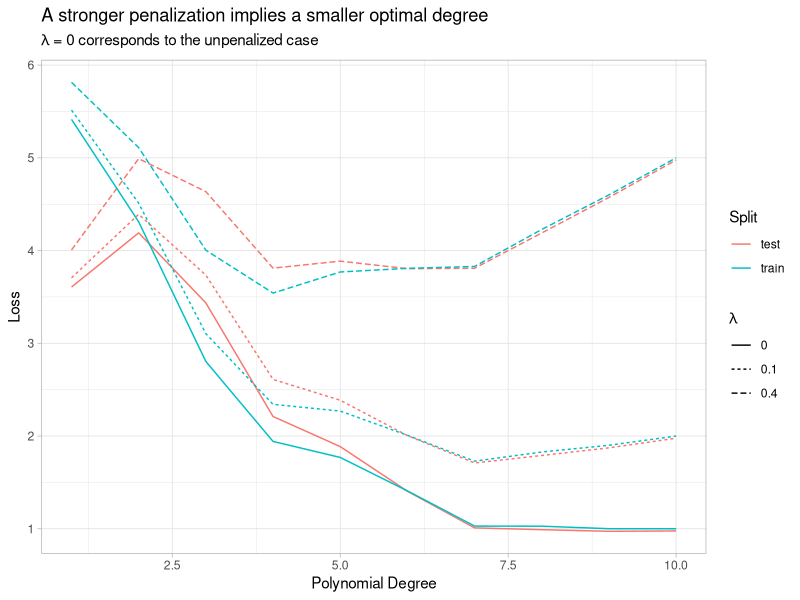
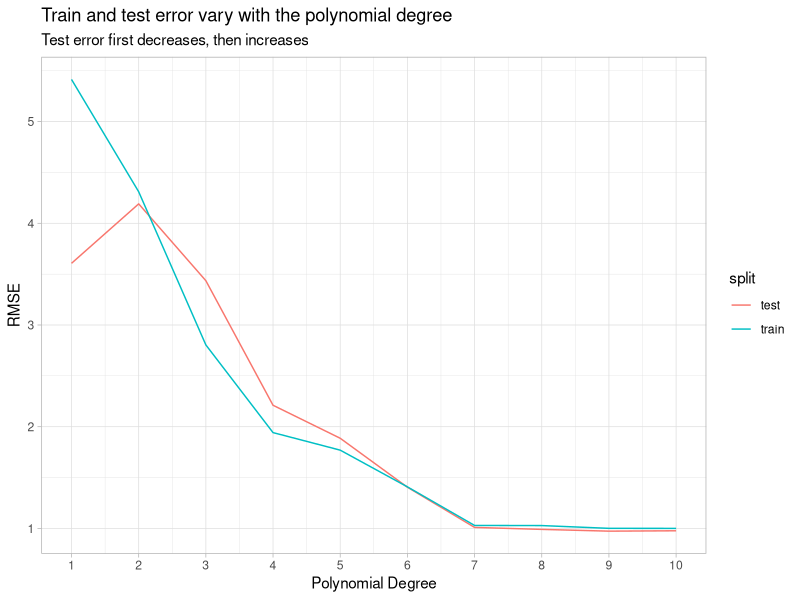
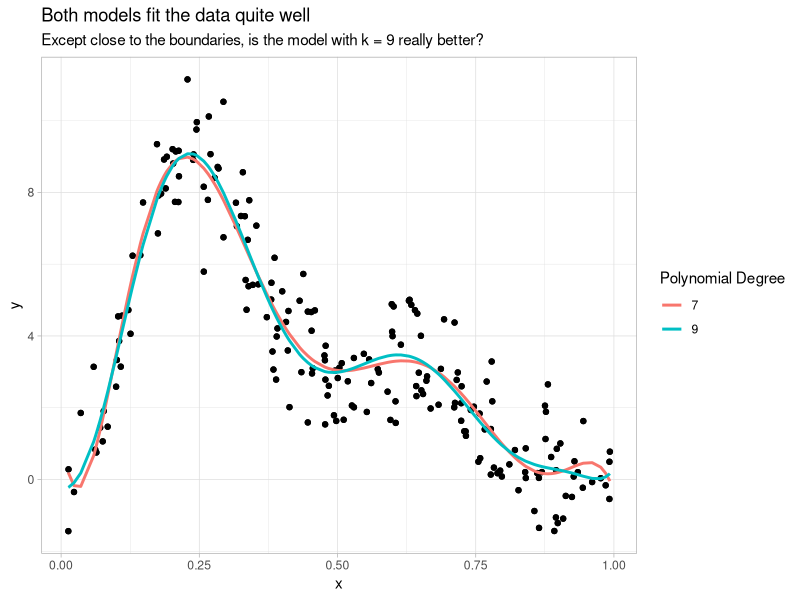
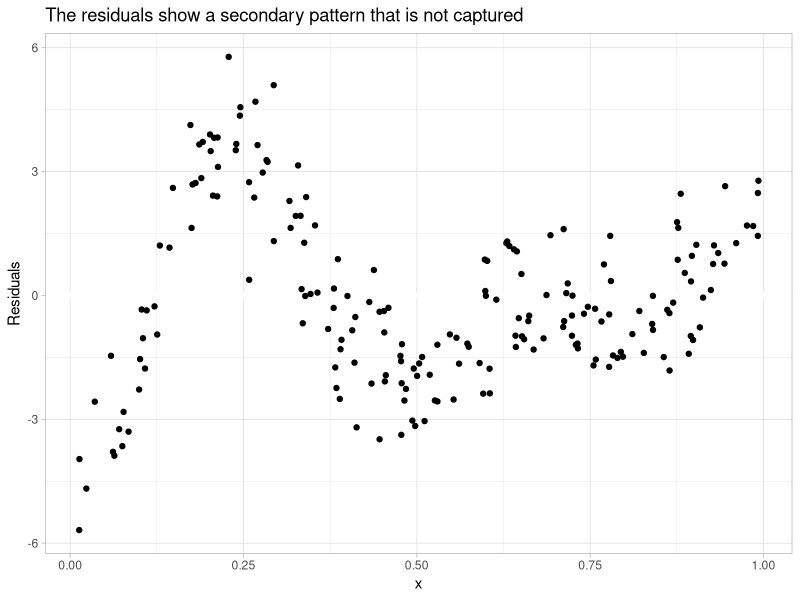
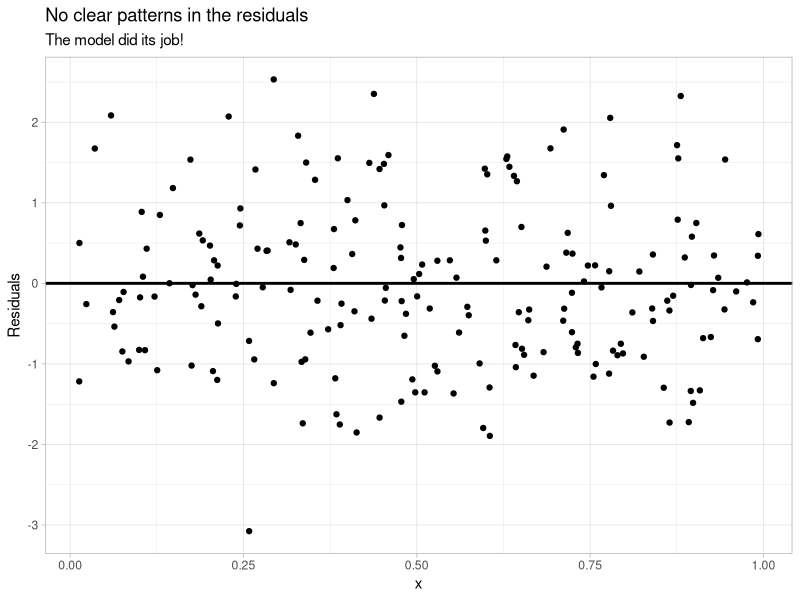
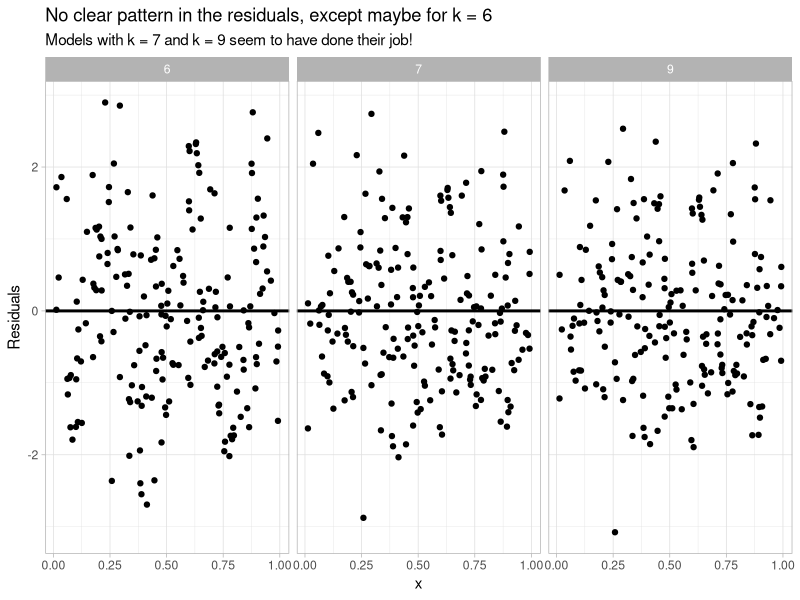

Here is the R script that generated these plots, in order:
# HW8: Fit different polynomial models
#
# 1. Load the `readr` and `dplyr` package.
#    Read in the file at `"data/polyfit.tsv"` and add an `id` column that
#    contains each row's number and assign the resulting tibble to variable
#    `data_with_id`.
#    To do so, you can do the following:
#    - read in the file at `"data/polyfit.tsv"` using `read_tsv`,
#    - call `mutate()` to create the `id` column using the `row_numbers()`
#      function.
#    `data_with_id` should print to:
#    # A tibble: 200 x 3
#    x      y    id
#    <dbl>  <dbl> <int>
#    1 0.897  0.855     1
#    2 0.266  7.79      2
#    3 0.372  4.52      3
#    4 0.573  3.08      4
#    5 0.908 -1.09      5
#    6 0.202  9.20      6
#    7 0.898 -1.21      7
#    8 0.945  1.63      8
#    9 0.661  2.75      9
#    10 0.629  4.98     10
#    # . with 190 more rows
## Do not modify this line!
library(tidyverse)
data_with_id<-read_tsv("data/polyfit.tsv")%>%mutate(id=row_number())
# 2. We will now separate the data into two datasets: the train dataset and the
#    validation dataset. The train dataset will be used to fit linear models
#    to our data and the validation dataset will be used to compute the root
#    mean square error (RMSE) and assess the model's ability to generalize to
#    unseen data (unseen in the sense that the data points in the validation
#    dataset were not used to compute the optimal coefficients of the fitted
#    model).
#    To create these datasets, do the following:
#    - first, set the random seed to `0` using `set.seed()` to reproduce
#      identical deterministic results in the following, and save the seed to
#      a vector `seed` using `seed <- .Random.seed`,
#    - then, compute the `train_data` tibble by (randomly!) sampling 80 % of
#      the data in `data_with_id` and add a `split` column containing the
#      string value `"train"` for all rows. To do so, you can:
#          - use `sample_frac()` to shuffle the data and keep only 80 % of the
#          rows,
#          - then use `mutate()` to create the constant `split` column with
#          value `"train"` for all rows
#    - then, compute the `test_data` tibble, containing all the remaining data
#      (20 % of the original rows) and a `split` column with constant value
#      `"test"`. The `id` column computed in question 3. now comes in handy.
#      You can do the following:
#          - start with `data_with_id`,
#          - use `anti_join` on the `train_data` tibble by the `id` key to keep
#            only rows that have `id`s not in `train_data`'s `id`s,
#          - then use `mutate()` to create the constant `split` column with
#            value `"test"` for all rows
#    - finally, concatenate `train_data` and `test_data` row-wise, in this
#      order, and assign the resulting tibble to `all_data`. (you can use
#      `bind_rows()` to do so.)
#    `train_data` should print to:
#    # A tibble: 160 x 4
#    x     y    id split
#    <dbl> <dbl> <int> <chr>
#    1 0.605 1.58    180 train
#    2 0.861 0.180    53 train
#    3 0.347 5.42     74 train
#    4 0.732 1.34    113 train
#    5 0.741 1.94    179 train
#    6 0.724 1.64     40 train
#    7 0.391 4.21    175 train
#    8 0.191 8.99    183 train
#    9 0.454 2.96    127 train
#    10 0.640 4.72    121 train
#    # . with 150 more rows
#    `test_data` should print to:
#    # A tibble: 40 x 4
#    x      y    id split
#    <dbl>  <dbl> <int> <chr>
#    1 0.897  0.855     1 test
#    2 0.908 -1.09      5 test
#    3 0.992  0.495    19 test
#    4 0.380  5.01     20 test
#    5 0.935  0.205    22 test
#    6 0.267 10.1      26 test
#    7 0.382  3.57     29 test
#    8 0.870  0.207    30 test
#    9 0.477  3.32     49 test
#    10 0.732  1.22     50 test
#    # . with 30 more rows
#    `all_data` should print to:
#    # A tibble: 200 x 4
#    x     y    id split
#    <dbl> <dbl> <int> <chr>
#    1 0.605 1.58    180 train
#    2 0.861 0.180    53 train
#    3 0.347 5.42     74 train
#    4 0.732 1.34    113 train
#    5 0.741 1.94    179 train
#    6 0.724 1.64     40 train
#    7 0.391 4.21    175 train
#    8 0.191 8.99    183 train
#    9 0.454 2.96    127 train
#    10 0.640 4.72    121 train
#    # . with 190 more rows
## Do not modify this line!
set.seed(0)
seed<-.Random.seed
train_data<-
  data_with_id%>%
  sample_frac(0.8)%>%
  mutate(split="train")
test_data<-
  data_with_id%>%
  anti_join(train_data,by="id")%>%
  mutate(split="test")
all_data<-
  bind_rows(train_data,test_data)
# 3. Load the `modelr` package.
#    Fit a quadratic model to the `train_data` and assign the result to
#    `model_quad`.
#    You should use `lm()` and the `poly()` function, setting its `degree` to
#    `2`.
#    Add the residuals of `model_quad` to `all_data` using `add_residuals()`
#    and assign the resulting tibble to `data_with_quad_resid`.
#    `data_with_quad_resid` should print to:
#     # A tibble: 200 x 5
#     x     y    id split  resid
#     <dbl> <dbl> <int> <chr>  <dbl>
#     1 0.605 1.58    180 train -2.03
#     2 0.861 0.180    53 train -0.255
#     3 0.347 5.42     74 train  0.338
#     4 0.732 1.34    113 train -0.910
#     5 0.741 1.94    179 train -0.197
#     6 0.724 1.64     40 train -0.713
#     7 0.391 4.21    175 train -0.743
#     8 0.191 8.99    183 train  3.85
#     9 0.454 2.96    127 train -1.73
#     10 0.640 4.72    121 train  1.44
#     # . with 190 more rows
## Do not modify this line!
library(modelr)
model_quad<-lm(y~poly(x,2,     raw=TRUE),                  data=train_data)
#???????????????poly(x,2)????????????y???x^0,x^1,x^2?????????
#raw=TRUE??????????????????????????????
data_with_quad_resid<-
  all_data%>%
  add_residuals(model_quad)
# 4. Load the `ggplot2` package.
#    Use `theme_set()` to set the theme to `theme_light()`.
#     It will automatically apply `theme_light()` to every plot you draw.
#    Generate a residual scatter plot (the x-axis should be `x` and the y-axis
#    should be `resid`) with a horizontal line of equation `resid = 0` and
#    assign it to `quad_resid_plot`.
#    To do so, you should do the following:
#    - call `ggplot()` on `data_with_quad_resid` using the `x` and `resid`
#      columns
#    - add a horizontal line at 0 (using `geom_ref_line()` for example),
#    - add a call to `geom_point()` to add the residuals
#    - use `labs()` to set the following labels:
#      - `y = "Residuals"`,
#      - `title = "The residuals show a secondary pattern that is not captured"`
#    - assign the result to `quad_resid_plot`
#    You should notice that the residuals are visibly not independent of
#    another, and that there is a clear pattern in their distribution according
#    to `x` that is far from uniform noise around 0.
#    We will find a better model to fit the data to capture this pattern in the
#    following.
## Do not modify this line!
library(ggplot2)
theme_set(theme_light())

quad_resid_plot<-
  ggplot(data_with_quad_resid,aes(x,resid))+
  geom_ref_line(h=0)+
  geom_point()+
  labs(y = "Residuals",
       title = "The residuals show a secondary pattern that is not captured")
# 5. Load the `purrr` and `tidyr` package.
#    Create a `my_model()` function that takes in an argument `k` and returns a
#    fitted linear model on top of polynomials of `x` up to degree `k` with
#    respect to `y`, on the `train_data`.
#    You can use `lm()` and `poly(x, k, raw = TRUE)`
#    Then generate a tibble containing the entire original data, as well as
#    predictions and residuals for `k`-degree polynomial models for `k`
#    between 1 and 10 (both included).
#    To do so, you can:
#    - create a tibble with a column `k = 1:10`,
#    - add a `model` column containing the `k` order model (computed using
#      `map()` and `my_model()`) using `mutate()`,
#    - add a `data` column that contains the data, predictions and residuals
#      for the model of the same row, computed using `map()`,
#      `add_predictions()` and `add_residuals()` - using `mutate()` again,
#    - unnest the `data` column using `unnest()`
#    - keep all columns except for `model` using `select()`
#    `model_pred_resid` should print to:
#     # A tibble: 2,000 x 7
#            k     x     y    id split  pred    resid
#        <int> <dbl> <dbl> <int> <chr> <dbl>    <dbl>
#      1     1 0.605 1.58    180 train  2.84 -1.26
#      2     1 0.861 0.180    53 train  1.19 -1.01
#      3     1 0.347 5.42     74 train  4.50  0.920
#      4     1 0.732 1.34    113 train  2.02 -0.680
#      5     1 0.741 1.94    179 train  1.96 -0.0235
#      6     1 0.724 1.64     40 train  2.07 -0.436
#      7     1 0.391 4.21    175 train  4.22 -0.00553
#      8     1 0.191 8.99    183 train  5.50  3.49
#      9     1 0.454 2.96    127 train  3.81 -0.857
#     10     1 0.640 4.72    121 train  2.61  2.10
#     # . with 1,990 more rows
## Do not modify this line!
library(purrr)
my_model<-function(k){lm(y~poly(x,k,raw=TRUE),data=train_data)}
model_pred_resid<-
  tibble(k=1:10)%>%
  mutate(model=map(k,my_model))%>%
  mutate(data=map(model,~all_data%>%add_predictions(.x)%>%add_residuals(.x)))%>%
  unnest(data)%>%
  select(-model)


# 6. Create a function `mse` that computes the Mean Squared Error between two
#    vectors `y` and `pred`.
#    Create a tibble `model_mse` that contains the MSE for each of the
#    polynomial models, on each split (`train` and `test`).
#    To do so, you can:
#    - group `model_pred_resid` by `split` and `k` using `group_by()`,
#    - compute the MSE on each group using `mse()` and `summarize()`
#    `model_mse` should print to:
#     # A tibble: 20 x 3
#     # Groups:   split [2]
#        split     k   mse
#        <chr> <int> <dbl>
#      1 test      1 5.42
#      2 test      2 4.73
#      3 test      3 2.81
#      4 test      4 1.90
#      5 test      5 1.82
#      6 test      6 1.36
#      7 test      7 1.02
#      8 test      8 1.04
#      9 test      9 0.992
#     10 test     10 0.994
#     11 train     1 4.97
#     12 train     2 4.17
#     13 train     3 2.95
#     14 train     4 2.01
#     15 train     5 1.78
#     16 train     6 1.42
#     17 train     7 1.02
#     18 train     8 1.01
#     19 train     9 0.987
#     20 train    10 0.987
## Do not modify this line!

mse<-function(y,pred){
  mean((y-pred) ^ 2)
}
model_mse<-
  model_pred_resid%>%
  group_by(split,k)%>%
  summarise(mse=mse(y,pred))
# 7. Create a plot showing how the train and test error vary with the
#    polynomial degree of the fitted model and assign it to variable
#    `plot_mse`.
#    To do so, you can do the following - in the same order:
#    - call `ggplot()` on `model_mse` with aesthetic containing `k` for
#      x-values, `mse` for y-values and color by `split`
#    - add a line plot  using `geom_line()`,
#    - enforce the x-axis to show ticks at integer values from 1 to 10
#      using `scale_x_continuous()` and setting its `breaks` argument to
#     `1:10`,
#    - use `labs()` to add the following labels:
#      - `x = "Polynomial Degree"`,
#      - `y = "RMSE"`,
#      - `title = "Train and test error vary with the polynomial degree"`,
#      - `subtitle = "Test error first decreases, then increases"`
## Do not modify this line!
plot_mse<-
  ggplot(model_mse,aes(k,mse,color=split))+
  geom_line()+
  scale_x_continuous(breaks=1:10)+
  labs(x = "Polynomial Degree",
       y = "RMSE",
       title = "Train and test error vary with the polynomial degree",
       subtitle = "Test error first decreases, then increases")+
  theme_light()


# 8. Find the degree with the smallest validation error and assign it to
#    variable `best_deg`.
#    To do so you can modify `model_mse` and do the following:
#    - filter only the rows containing validation errors and in which the
#      error is equal to the minimum error using `filter()` on the `split`
#      column to keep the errors on the validation set,
#    - filter on `mse` column, with `min()` used in the filtering condition
#      on `mse`,
#    - then, keep only the value of `k` using `pull()`
## Do not modify this line!

best_deg<-
  model_mse%>%
  filter(split=="test",mse==min(mse))%>%
  pull(k)


# 9. Generate a `residual_plot` figure by plotting the residuals of the best
#    polynomial model in terms of lowest test error with a horizontal reference
#    line at 0.
#    To do so you can:
#    - filter on `k` to keep only residuals for `k == best_deg` using
#      `filter()` on `model_pred_resid`,
#    - call `ggplot()` with `x` on the x-axis and `resid` on the y-axis,
#    - add points using `geom_point()`,
#    - add a horizontal line at 0 using `geom_hline()` (make its size be 1),
#    - use `labs()` to add the following labels:
#      - `y = "Residuals"`,
#      - `title = "No clear pattern in the residuals"`,
#      - `subtitle = "The model did its job!"`
## Do not modify this line!

residual_plot<-
  model_pred_resid%>%
  filter(k==best_deg)%>%
  ggplot(aes(x,resid))+
  geom_point()+
  geom_hline(yintercept=0,size=1)+
  labs(y = "Residuals",
       title = "No clear patterns in the residuals",
       subtitle = "The model did its job!")



# 10. Generate a scatter plot of all the data with two models - the best degree
#     and `k=7` - overlayed as lines and assign it to variable
#     `prediction_plot`.
#     To do so, you can:
#     - filter on `k` to keep only residuals for the two models using
#       `filter()` on `model_pred_resid`,
#     - transform `k` to a factor column using `mutate()` and `factor()`,
#     - call `ggplot()` with the aesthetic `x = x` and `y = y`,
#     - add the scatter plot with `geom_point()`,
#     - add the prediction line with a new aesthetic with `y = pred` and
#       `color = k`, with lines of `size = 1` using `geom_line()`
#     - use `labs()` to add the following labels:
#      - `color = "Polynomial Degree"`,
#      - `title = "Both models fit the data quite well"`,
#      - `subtitle = "Except close to the boundaries, is the model with k = 9 really better?"`
## Do not modify this line!

prediction_plot<-
  model_pred_resid%>%
  filter(k==7|k==9)%>%
  mutate(k=factor(k))%>%
  ggplot(aes(x,y))+
  geom_point()+
  geom_line(aes(y=pred,color=k),size=1)+
  labs(color = "Polynomial Degree",
       title = "Both models fit the data quite well",
       subtitle = "Except close to the boundaries, is the model with k = 9 really better?")
# 11. We want to force the model to choose the smallest degree possible
#     among the models that have similar performances.
#     Create a function `mse_penalized()` with arguments `y`, `pred`, `k` and
#     `lambda` (`lambda` should have a default value of `0`) to compute a
#     penalized MSE that adds returns the `MSE(y,pred) + lambda * k`.
#     You can assume that `k` is an integer, and that `y` and `pred`
#     are numeric vectors of same length.
#     To calculate the MSE, you can calculate the mean of the squared difference.
#     Then, create a function `my_mse_penalized()` with arguments `df`, `k` and
#     `lambda` that returns a tibble with two columns:
#     - `loss` should contain the output of `mse_penalized()` computed
#       on the `y` and `pred` columns of `df`, and `k` and `lambda`,
#     - `lambda` should contain the value of `lambda`
#     You can assume that `df` is a dataframe containing two columns `y` and
#     `pred` of same length.
#     Use `my_mse_penalized()` to create a tibble `model_mse_penalized` from
#     `model_pred_resid` with values of the penalized penalized for each value
#     of `k`, as well as for each value of `lambda` in `(0, 0.1, 0.4)`.
#     To do so, you can:
#     - group `model_pred_resid` by `k` and `split`,
#     - nest the groups using `nest()`,
#     - add an `errors` column using `map()` on `data` to apply
#       `my_mse_penalized()` with the values of `lambda` given above and the
#       value of `k` of each group, using `mutate()`,
#     - unnest `errors` using `unnest()`,
#     - keep all columns except `data` using `select()`
#     `model_mse_penalized` should print to:
#     # A tibble: 60 x 4
#     # Groups:   k, split [20]
#            k split  loss lambda
#        <int> <chr> <dbl>  <dbl>
#      1     1 train  4.97    0
#      2     1 train  5.07    0.1
#      3     1 train  5.37    0.4
#      4     1 test   5.42    0
#      5     1 test   5.52    0.1
#      6     1 test   5.82    0.4
#      7     2 train  4.17    0
#      8     2 train  4.37    0.1
#      9     2 train  4.97    0.4
#     10     2 test   4.73    0
#     # . with 50 more rows
## Do not modify this line!

mse_penalized<-function(y,pred,k,lambda=0){
  mse(y,pred)+lambda*k
}
my_mse_penalized<-function(df,k,lambda){
  tibble(loss=mse_penalized(df$y,df$pred,k,lambda),lambda=lambda)
}
model_mse_penalized<-
  model_pred_resid%>%
  group_by(k,split)%>%
  nest()%>%
  mutate(error=data%>%map(~my_mse_penalized(.x,k=k,lambda=c(0, 0.1, 0.4))))%>%
  unnest(error)%>%
  select(-data)

# 12. Create a `mse_penalized_plot` from `model_mse_penalized` that shows the
#     variation of the `loss` with `k` for each value of `lambda` on each
#     `split`.
#     To do so, you can:
#     - transform the `lambda` column of `model_mse_penalized` to a factor
#       column,
#     - call `ggplot()` with an aesthetic that maps `k` to the x-axis, `loss`
#       to the y-axis, `split` to the color and `lambda` to `linetype`,
#     - add lines using `geom_line()`,
#     - use `labs()` to add the following labels:
#      - `color = "Split"``,
#      - `x = "Polynomial Degree"``,
#      - `y = "Loss"`,
#      - `linetype = expression(lambda)`,
#      - `title = "A stronger penalization implies a smaller optimal degree"`,
#      - `subtitle = "expression(paste(lambda, " = 0 corresponds to the unpenalized case"))"`.
## Do not modify this line!

mse_penalized_plot<-
  model_mse_penalized%>%
  mutate(lambda=factor(lambda))%>%
  ggplot(aes(x=k,y=loss,color=split,linetype=lambda))+
  geom_line()+
  labs(color = "Split",
       x = "Polynomial Degree",
       y = "Loss",
       linetype = expression(lambda),
       title = "A stronger penalization implies a smaller optimal degree",
       subtitle = expression(paste(lambda, " = 0 corresponds to the unpenalized case")))+
  theme_light()


# 13. Find the best degree according to penalized loss on the `test` split for
#     each value of the penalization parameter (`lambda`, which is in
#     `(0, 0.1, 0.4)`) and assign the tibble containing rows from
#     `model_mse_penalized` with the best degree to `best_deg_penalized`.
#     To do so, you can:
#     - keep only the `test` rows of `model_mse_penalized` using `filter()`,
#     - group the result by `lambda` using `group_by()`,
#     - keep only the rows with minimal loss using `filter()` and `min()`
#     Join `best_deg_penalized` to `model_pred_resid` to keep the data,
#     predictions and residuals for the polynomial models of degrees selected
#     by the penalized models and assign the resulting tibble to
#     `model_pred_resid_best`.
#     To do so, you can:
#     - left join `best_deg_penalized` to `model_pred_resid_best` on `k`,
#     - remove NA values using `drop_na()`
#     `best_deg_penalized` should print to:
#     # A tibble: 3 x 4
#     # Groups:   lambda [3]
#           k split  loss lambda
#       <int> <chr> <dbl>  <dbl>
#     1     4 test  3.50     0.4
#     2     7 test  1.72     0.1
#     3     9 test  0.992    0
#     `model_pred_resid_best` should print to:
#     # A tibble: 600 x 10
#            k     x     y    id split.x  pred   resid split.y  loss lambda
#        <int> <dbl> <dbl> <int> <chr>   <dbl>   <dbl> <chr>   <dbl>  <dbl>
#      1     4 0.605 1.58    180 train    2.25 -0.675  test     3.50    0.4
#      2     4 0.861 0.180    53 train    1.26 -1.08   test     3.50    0.4
#      3     4 0.347 5.42     74 train    6.37 -0.944  test     3.50    0.4
#      4     4 0.732 1.34    113 train    1.69 -0.347  test     3.50    0.4
#      5     4 0.741 1.94    179 train    1.67  0.265  test     3.50    0.4
#      6     4 0.724 1.64     40 train    1.70 -0.0656 test     3.50    0.4
#      7     4 0.391 4.21    175 train    5.55 -1.34   test     3.50    0.4
#      8     4 0.191 8.99    183 train    7.38  1.62   test     3.50    0.4
#      9     4 0.454 2.96    127 train    4.36 -1.40   test     3.50    0.4
#     10     4 0.640 4.72    121 train    2.00  2.71   test     3.50    0.4
#     # . with 590 more rows
## Do not modify this line!

best_deg_penalized<-
  model_mse_penalized%>%
  filter(split=="test")%>%
  group_by(lambda)%>%
  filter(loss==min(loss))

model_pred_resid_best<-
  model_pred_resid%>%
  left_join(best_deg_penalized,by="k")%>%
  drop_na()

# 14. Generate residual plots for the three different values of `k` retained
#     by the penalized criterion with reference lines at 0 and assign the plot
#     to `residual_plot_best`.
#     To do so, you can:
#     - use `ggplot()` on `model_pred_resid_best`, with `x` on the x-axis and
#       `"Residuals"` on the y-axis
#     - add points using `geom_point()`,
#     - add a horizontal line at 0 using `geom_hline()` (make its size be 1),
#     - facet the plot by `k` using `facet_wrap()`
#     - use `labs()` to add the following labels:
#       - `y = "Residuals"`,
#       - `title = "No clear pattern in the residuals, except maybe for k = 6"`,
#       - `subtitle = "Models with k = 7 and k = 9 seem to have done their job!"`
#
## Do not modify this line!


residual_plot_best<-
  ggplot(model_pred_resid_best,aes(x,resid))+
  geom_point()+
  geom_hline(yintercept = 0,size=1)+
  facet_wrap(.~k)+
  labs(
    y = "Residuals",
    title = "No clear pattern in the residuals, except maybe for k = 6",
    subtitle = "Models with k = 7 and k = 9 seem to have done their job!" )+
  theme_light()


